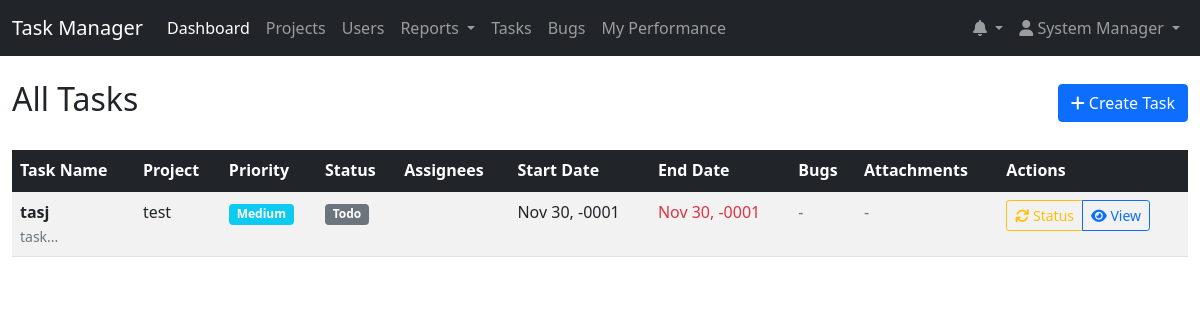
Screenshot of /tasks.php (signed in) with the database file from the repository.
### tables this page shows
CREATE TABLE `tasks` (
  `id` int(11) NOT NULL,
  `project_id` int(11) NOT NULL,
  `name` varchar(255) NOT NULL,
  `description` text DEFAULT NULL,
  `status` enum('todo','reopened','in_progress','await_release','in_review','closed') DEFAULT 'todo',
  `priority` enum('low','medium','high','critical') DEFAULT 'medium',
  `attachments` text DEFAULT NULL,
  `start_datetime` datetime DEFAULT NULL,
  `end_datetime` datetime DEFAULT NULL,
  `created_by` int(11) NOT NULL,
  `created_at` timestamp NOT NULL DEFAULT current_timestamp(),
  `updated_at` timestamp NOT NULL DEFAULT current_timestamp() ON UPDATE current_timestamp()
);

CREATE TABLE `projects` (
  `id` int(11) NOT NULL,
  `name` varchar(255) NOT NULL,
  `icon` varchar(255) DEFAULT NULL,
  `description` text DEFAULT NULL,
  `git_url` varchar(255) DEFAULT NULL,
  `status` enum('active','inactive','completed') DEFAULT 'active',
  `created_by` int(11) NOT NULL,
  `created_at` timestamp NOT NULL DEFAULT current_timestamp(),
  `updated_at` timestamp NOT NULL DEFAULT current_timestamp() ON UPDATE current_timestamp()
);

### tasks.php (the view, shortened to what this page needs)
<?php
$database = new Database();
$db = $database->getConnection();
if ($_SESSION['user_role'] == 'manager') {
    $tasks_query = "
        SELECT t.*, p.name as project_name,
               GROUP_CONCAT(DISTINCT u.name) as assignee_names,
               GROUP_CONCAT(DISTINCT u.id) as assignee_ids,
               COUNT(DISTINCT b.id) as bug_count,
               COUNT(DISTINCT a.id) as attachment_count
        FROM tasks t
        LEFT JOIN projects p ON t.project_id = p.id
        LEFT JOIN task_assignments ta ON t.id = ta.task_id
        LEFT JOIN users u ON ta.user_id = u.id
        LEFT JOIN bugs b ON t.id = b.task_id
        LEFT JOIN attachments a ON a.entity_type = 'task' AND a.entity_id = t.id
        GROUP BY t.id
        ORDER BY t.created_at DESC
    ";
}
$stmt = $db->prepare($tasks_query);
$stmt->execute();
$tasks = $stmt->fetchAll(PDO::FETCH_ASSOC);
?>
<!DOCTYPE html>
<html lang="en">
<head>
    <link href="https://cdn.jsdelivr.net/npm/bootstrap@5.1.3/dist/css/bootstrap.min.css" rel="stylesheet">
    <link href="https://cdnjs.cloudflare.com/ajax/libs/font-awesome/6.0.0/css/all.min.css" rel="stylesheet">
</head>
<body>
    <?php include 'includes/header.php'; ?>
    <div class="container-fluid mt-4">
        <div class="row">
            <div class="col-12">
                <div class="d-flex justify-content-between align-items-center mb-4">
                    <h2>
                        <?= $_SESSION['user_role'] == 'manager' ? 'All Tasks' : 'My Tasks' ?>
                    </h2>
                    <?php if ($_SESSION['user_role'] == 'manager'): ?>
                    <button class="btn btn-primary" data-bs-toggle="modal" data-bs-target="#createTaskModal">
                        <i class="fas fa-plus"></i> Create Task
                    </button>
                    <?php endif; ?>
                </div>
                <div class="table-responsive">
                    <table class="table table-striped table-hover">
                        <thead class="table-dark">
                            <tr>
                                <th>Task Name</th>
                                <th>Project</th>
                                <th>Priority</th>
                                <th>Status</th>
                                <th>Assignees</th>
                                <th>Start Date</th>
                                <th>End Date</th>
                                <th>Bugs</th>
                                <th>Attachments</th>
                                <th>Actions</th>
                            </tr>
                        </thead>
                        <tbody>
                            <?php foreach ($tasks as $task): ?>
                            <tr>
                                <td>
                                    <strong><?= htmlspecialchars($task['name']) ?></strong>
                                    <?php if ($task['description']): ?>
                                        <br><small class="text-muted"><?= substr(strip_tags($task['description']), 0, 50) ?>...</small>
                                    <?php endif; ?>
                                </td>
                                <td><?= htmlspecialchars($task['project_name']) ?></td>
                                <td>
                                    <span class="badge bg-<?=
                                        $task['priority'] == 'critical' ? 'danger' :
                                        ($task['priority'] == 'high' ? 'warning' :
                                        ($task['priority'] == 'medium' ? 'info' : 'success'))
                                    ?>">
                                        <?= ucfirst($task['priority']) ?>
                                    </span>
                                </td>
                                <td>
                                    <span class="badge bg-<?=
                                        $task['status'] == 'completed' ? 'success' :
                                        ($task['status'] == 'in_progress' ? 'primary' :
                                        ($task['status'] == 'pending' ? 'warning' : 'secondary'))
                                    ?>">
                                        <?= ucfirst(str_replace('_', ' ', $task['status'])) ?>
                                    </span>
                                </td>
                                <td><?= htmlspecialchars($task['assignee_names']) ?></td>
                                <td><?= $task['start_datetime'] ? date('M j, Y', strtotime($task['start_datetime'])) : '-' ?></td>
                                <td>
                                    <?php if ($task['end_datetime']): ?>
                                        <?php
                                        $end_date = strtotime($task['end_datetime']);
                                        $now = time();
                                        $diff = $end_date - $now;
                                        $days = floor($diff / (60 * 60 * 24));
                                        $class = 'text-muted';
                                        if ($days < 0) {
                                            $class = 'text-danger';
                                        } elseif ($days <= 2) {
                                            $class = 'text-warning';
                                        }
                                        ?>
                                        <span class="<?= $class ?>">
                                            <?= date('M j, Y', $end_date) ?>
                                        </span>
                                    <?php else: ?>
                                        -
                                    <?php endif; ?>
                                </td>
                                <td>
                                    <?php if ($task['bug_count'] > 0): ?>
                                        <span class="badge bg-danger"><?= $task['bug_count'] ?> bugs</span>
                                    <?php else: ?>
                                        <span class="text-muted">-</span>
                                    <?php endif; ?>
                                </td>
                                <td>
                                    <?php if ($task['attachment_count'] > 0): ?>
                                        <span class="badge bg-info">
                                            <i class="fas fa-paperclip"></i> <?= $task['attachment_count'] ?>
                                        </span>
                                    <?php else: ?>
                                        <span class="text-muted">-</span>
                                    <?php endif; ?>
                                </td>
                                <td>
                                    <div class="btn-group">
                                        <?php if ($_SESSION['user_role'] == 'manager' || in_array($_SESSION['user_id'], explode(',', $task['assignee_ids'] ?? ''))): ?>
                                        <button class="btn btn-sm btn-outline-warning update-task-status"
                                                data-task-id="<?= $task['id'] ?>"
                                                data-current-status="<?= $task['status'] ?>">
                                            <i class="fas fa-sync"></i> Status
                                        </button>
                                        <?php endif; ?>
                                        <a href="task_details.php?id=<?= $task['id'] ?>" class="btn btn-sm btn-outline-primary">
                                            <i class="fas fa-eye"></i> View
                                        </a>
                                    </div>
                                </td>
                            </tr>
                            <?php endforeach; ?>
                        </tbody>
                    </table>
                </div>
            </div>
        </div>
    </div>
</body>
</html>

### rows the page displays
tasks: name "tasj", description "task", project.name "test", priority "Medium", status "Todo", start_datetime "Nov 30, -0001", end_datetime "Nov 30, -0001"

### other values shown
$_SESSION['user_name'] "System Manager"
